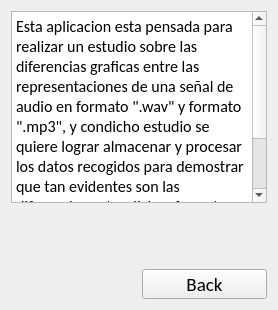
      <widget class="QWidget" name="about_tab">
       <attribute name="title">
        <string>About</string>
       </attribute>
       <layout class="QVBoxLayout" name="verticalLayout_11">
        <item>
         <widget class="QPlainTextEdit" name="aboutPlainTextEdit">
          <property name="font">
           <font>
            <family>Calibri</family>
            <pointsize>12</pointsize>
           </font>
          </property>
          <property name="readOnly">
           <bool>true</bool>
          </property>
          <property name="plainText">
           <string>Esta aplicacion esta pensada para realizar un estudio sobre las diferencias graficas entre las representaciones de una señal de audio en formato &quot;.wav&quot; y formato &quot;.mp3&quot;, y condicho estudio se quiere lograr almacenar y procesar los datos recogidos para demostrar que tan evidentes son las diferencias entre dichos formatos asi como a que nivel de compresion son mas sensibles dichas diferencias.</string>
          </property>
         </widget>
        </item>
        <item>
         <spacer name="verticalSpacer_2">
          <property name="orientation">
           <enum>Qt::Vertical</enum>
          </property>
          <property name="sizeHint" stdset="0">
           <size>
            <width>20</width>
            <height>40</height>
           </size>
          </property>
         </spacer>
        </item>
        <item>
         <widget class="QLabel" name="label_18">
          <property name="text">
           <string/>
          </property>
          <property name="pixmap">
           <pixmap>:/newPrefix/C:/Users/Ernesto Zarza/Downloads/Presentación1.jpg</pixmap>
          </property>
         </widget>
        </item>
        <item>
         <layout class="QHBoxLayout" name="horizontalLayout_21">
          <item>
           <widget class="QLabel" name="label_17">
            <property name="text">
             <string/>
            </property>
           </widget>
          </item>
          <item>
           <widget class="QPushButton" name="aboutBack_btn">
            <property name="maximumSize">
             <size>
              <width>160</width>
              <height>30</height>
             </size>
            </property>
            <property name="font">
             <font>
              <family>Calibri</family>
              <pointsize>14</pointsize>
             </font>
            </property>
            <property name="text">
             <string>Back</string>
            </property>
           </widget>
          </item>
         </layout>
        </item>
       </layout>
      </widget>
